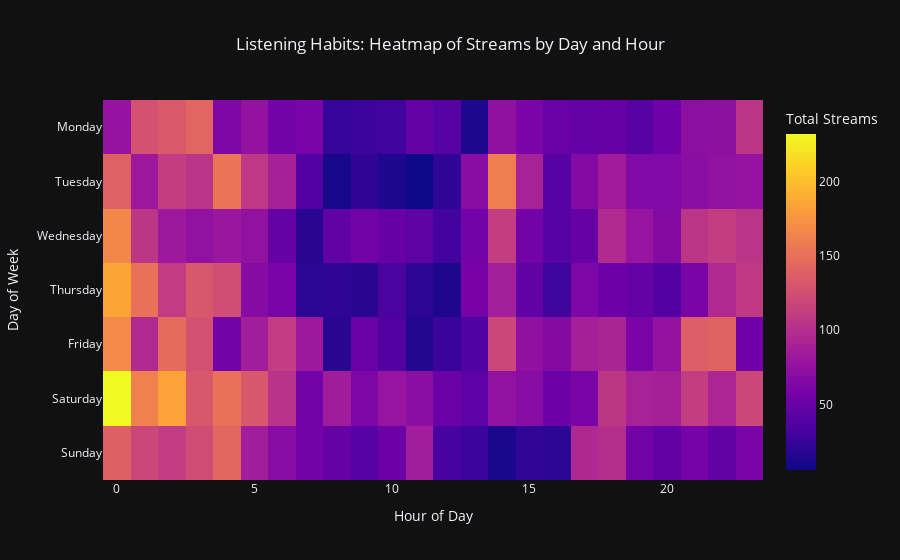

Here is the notebook cell this chart was saved with:
### Code cell
# --- Visualization 2: Hourly Listening Patterns ---
print(f"\n{'='*70}")
print("EDA 2: HOURLY LISTENING HEATMAP")
print(f"{'='*70}")

# Create a pivot table of listening counts by day and hour
hourly_listening = df_cleaned.pivot_table(
    index='day_of_week',
    columns='hour',
    values='ts',
    aggfunc='count'
).fillna(0)

# Order the days of the week correctly
days_order = ['Monday', 'Tuesday', 'Wednesday', 'Thursday', 'Friday', 'Saturday', 'Sunday']
hourly_listening = hourly_listening.reindex(days_order)

# Create the heatmap
fig_hourly = px.imshow(
    hourly_listening,
    title='Listening Habits: Heatmap of Streams by Day and Hour',
    labels={'x': 'Hour of Day', 'y': 'Day of Week', 'color': 'Total Streams'},
    template='plotly_dark'
)
fig_hourly.update_layout(title_x=0.5)
fig_hourly.show()

### Figure 1 — Plotly figure (JSON) as saved in the notebook; plotly's stock layout.template omitted (floating-point values rounded to 4 significant figures; data arrays with more than 128 entries replaced by an {"elided": "..."} marker saying what was removed)
{"data": [{"coloraxis": "coloraxis", "hovertemplate": "Hour of Day: %{x}<br>Day of Week: %{y}<br>Total Streams: %{z}<extra></extra>", "name": "0", "type": "heatmap", "x": [0, 1, 2, 3, 4, 5, 6, 7, 8, 9, 10, 11, 12, 13, 14, 15, 16, 17, 18, 19, 20, 21, 22, 23], "xaxis": "x", "y": ["Monday", "Tuesday", "Wednesday", "Thursday", "Friday", "Saturday", "Sunday"], "yaxis": "y", "z": {"elided": "7x24 int values"}}], "layout": {"coloraxis": {"colorbar": {"title": {"text": "Total Streams"}}, "colorscale": [[0, "#0d0887"], [0.1111, "#46039f"], [0.2222, "#7201a8"], [0.3333, "#9c179e"], [0.4444, "#bd3786"], [0.5556, "#d8576b"], [0.6667, "#ed7953"], [0.7778, "#fb9f3a"], [0.8889, "#fdca26"], [1, "#f0f921"]]}, "title": {"text": "Listening Habits: Heatmap of Streams by Day and Hour", "x": 0.5}, "xaxis": {"anchor": "y", "constrain": "domain", "domain": [0, 1], "scaleanchor": "y", "title": {"text": "Hour of Day"}}, "yaxis": {"anchor": "x", "autorange": "reversed", "constrain": "domain", "domain": [0, 1], "title": {"text": "Day of Week"}}}}
